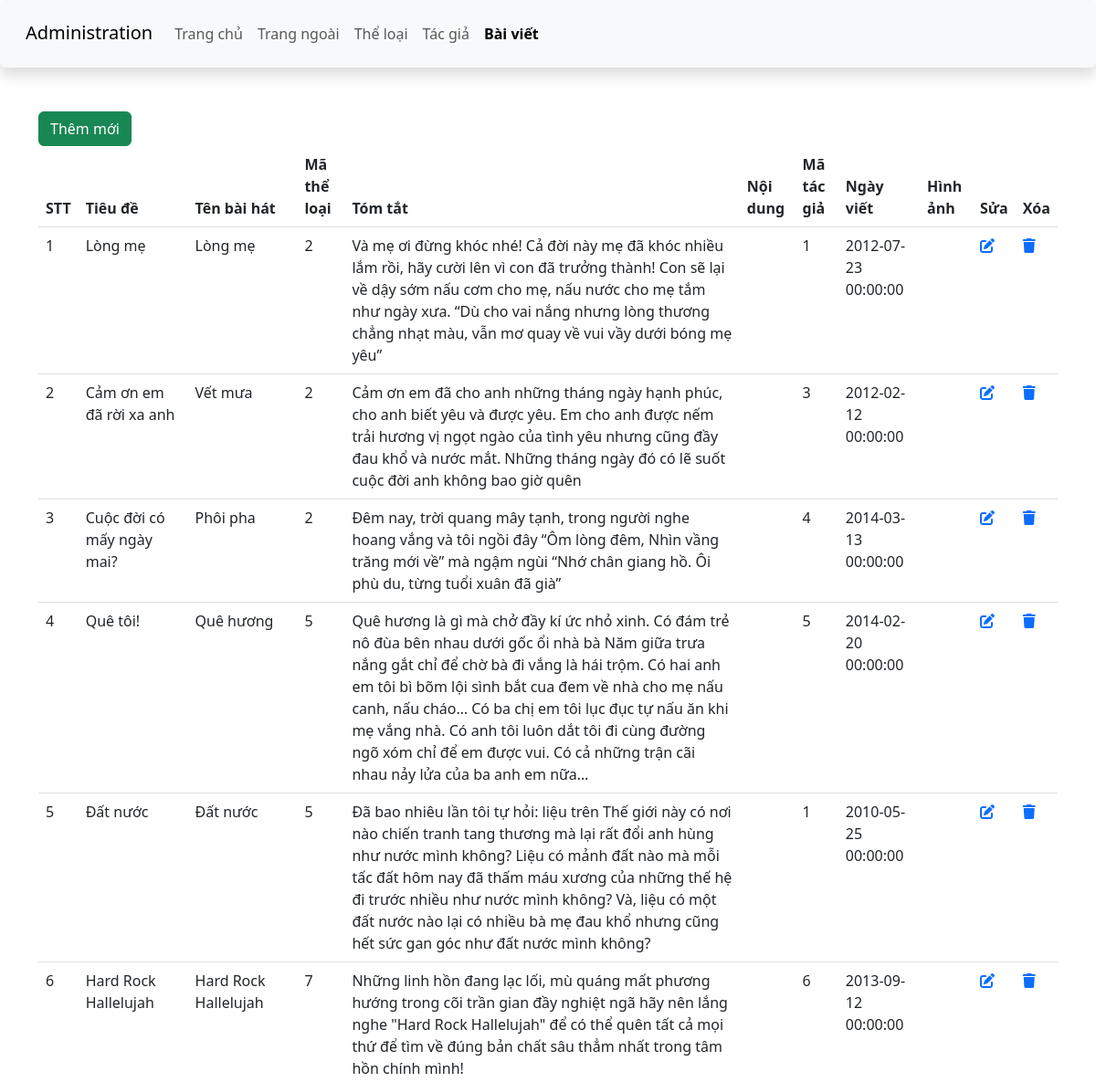
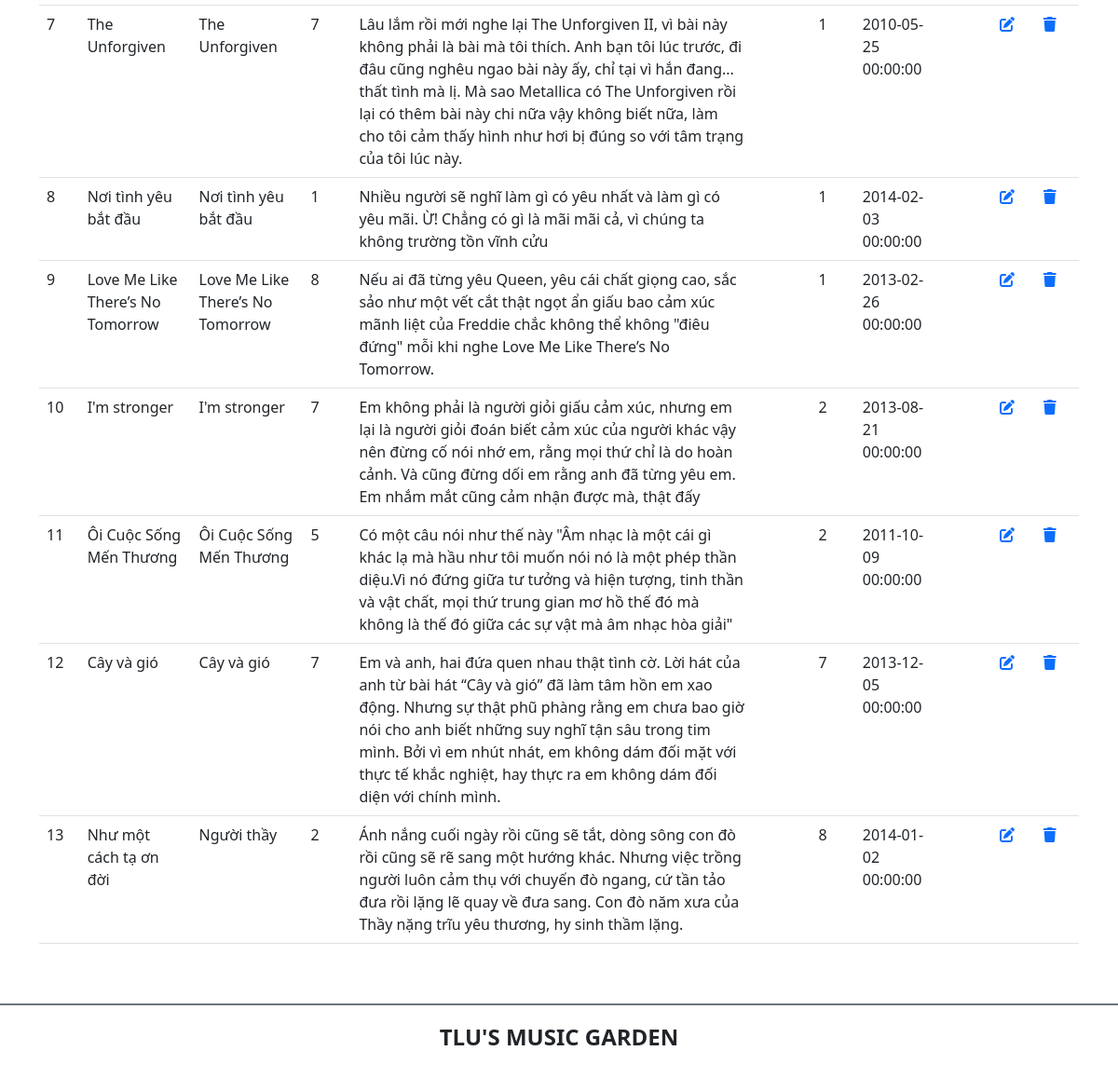
Screenshot of /admin/article.php with the database file from the repository (2 pictures, top to bottom).
### tables this page shows
CREATE TABLE `baiviet` (
  `ma_bviet` int(10) UNSIGNED NOT NULL,
  `tieude` varchar(200) NOT NULL,
  `ten_bhat` varchar(100) NOT NULL,
  `ma_tloai` int(10) UNSIGNED NOT NULL,
  `tomtat` text NOT NULL,
  `noidung` text DEFAULT NULL,
  `ma_tgia` int(10) UNSIGNED NOT NULL,
  `ngayviet` datetime NOT NULL,
  `hinhanh` varchar(200) DEFAULT NULL
);

### admin/article.php (the view, shortened to what this page needs)
<!DOCTYPE html>
<html lang="en">
<head>
    <link href="https://cdn.jsdelivr.net/npm/bootstrap@5.3.0-alpha1/dist/css/bootstrap.min.css" rel="stylesheet">
    <link rel="stylesheet" href="https://cdnjs.cloudflare.com/ajax/libs/font-awesome/6.3.0/css/all.min.css" />
    <link rel="stylesheet" href="css/style_login.css">
</head>
<body>
    <header>
        <nav class="navbar navbar-expand-lg bg-body-tertiary shadow p-3 bg-white rounded">
            <div class="container-fluid">
                <div class="h3">
                    <a class="navbar-brand" href="#">Administration</a>
                </div>
                <div class="collapse navbar-collapse" id="navbarSupportedContent">
                <ul class="navbar-nav me-auto mb-2 mb-lg-0">
                    <li class="nav-item">
                        <a class="nav-link" aria-current="page" href="./">Trang chủ</a>
                    </li>
                    <li class="nav-item">
                        <a class="nav-link" href="../index.php">Trang ngoài</a>
                    </li>
                    <li class="nav-item">
                        <a class="nav-link  " href="category.php">Thể loại</a>
                    </li>
                    <li class="nav-item">
                        <a class="nav-link" href="author.php">Tác giả</a>
                    </li>
                    <li class="nav-item">
                        <a class="nav-link active fw-bold" href="article.php">Bài viết</a>
                    </li>
                </ul>
                </div>
            </div>
        </nav>
    </header>
    <main class="container mt-5 mb-5">
        <div class="row">
            <div class="col-sm">
                <a href="add_article.php" class="btn btn-success">Thêm mới</a>
                <table class="table">
                    <thead>
                        <tr>
                            <th scope="col">STT</th>
                            <th scope="col">Tiêu đề</th>
                            <th scope="col">Tên bài hát</th>
                            <th scope="col">Mã thể loại</th>
                            <th scope="col">Tóm tắt</th>
                            <th scope="col">Nội dung</th>
                            <th scope="col">Mã tác giả</th>
                            <th scope="col">Ngày viết</th>
                            <th scope="col">Hình ảnh</th>
                            <th>Sửa</th>
                            <th>Xóa</th>
                        </tr>
                    </thead>
                    <?php
                        $host="localhost";
                        $dbname="btth01_cse485";
                        $username="root";
                        $password="11032002";
                        try{
                                $conn = new PDO("mysql:host=$host;dbname=$dbname",$username,$password);
                                $conn->setAttribute(PDO::ATTR_ERRMODE, PDO::ERRMODE_EXCEPTION);
                        }
                        catch(PDOException $e){
                         echo $e->getMessage();
                        }
                        $sql = "SELECT * FROM baiviet";
                        $result=$conn->query($sql);
                        while($row = $result ->fetch()){
                            if(isset($row['hinhanh'])){
                                $imgFileName = "../images/songs/" . $row['hinhanh'];
                            }
                            else{
                                $imgFileName="";
                            }
                            echo
                            "<tr>
                                <td>".$row['ma_bviet']." </td>
                                <td>".$row['tieude']." </td>
                                <td>".$row['ten_bhat']." </td>
                                <td>".$row['ma_tloai']." </td>
                                <td>".$row['tomtat']." </td>
                                <td>".$row['noidung']." </td>
                                <td>".$row['ma_tgia']." </td>
                                <td>".$row['ngayviet']." </td>
                                <td><img style='object-fit: contain;max-width: 100%;max-height: 100%;width: auto;height: auto;' src='".$imgFileName."'></td>
                                <td>
                                <a href=\"edit_article.php?id={$row['ma_bviet']}\"><i class=\"fa-solid fa-pen-to-square\"></i></a>
                                </td>
                                <td>
                                    <a href=\"delete_article.php?id={$row['ma_bviet']}\"><i class=\"fa-solid fa-trash\"></i></a>
                                </td>
                            </tr>";
                            $imgFileName = "";
                        };
                    ?>
                </table>
            </div>
        </div>
    </main>
    <footer class="bg-white d-flex justify-content-center align-items-center border-top border-secondary  border-2" style="height:80px">
        <h4 class="text-center text-uppercase fw-bold">TLU's music garden</h4>
    </footer>
</body>
</html>

### rows the page displays
baiviet: ma_bviet "1", tieude "Lòng mẹ", ten_bhat "Lòng mẹ", ma_tloai "2", tomtat "Và mẹ ơi đừng khóc nhé! Cả đời này mẹ đã khóc nhiều lắm rồi, hãy cười lên vì con đã trưởng thành! Con sẽ lại về dậy sớm nấu cơm cho mẹ, nấu nước cho mẹ tắm như ngày xưa. “Dù cho vai nắng nhưng lòng thương chẳng nhạt màu, vẫn mơ quay về vui vầy dưới bóng mẹ yêu”", ma_tgia "1", ngayviet "2012-07-23 00:00:00"
baiviet: ma_bviet "2", tieude "Cảm ơn em đã rời xa anh", ten_bhat "Vết mưa", ma_tloai "2", tomtat "Cảm ơn em đã cho anh những tháng ngày hạnh phúc, cho anh biết yêu và được yêu. Em cho anh được nếm trải hương vị ngọt ngào của tình yêu nhưng cũng đầy đau khổ và nước mắt. Những tháng ngày đó có lẽ suốt cuộc đời anh không bao giờ quên", ma_tgia "3", ngayviet "2012-02-12 00:00:00"
baiviet: ma_bviet "3", tieude "Cuộc đời có mấy ngày mai?", ten_bhat "Phôi pha", ma_tloai "2", tomtat "Đêm nay, trời quang mây tạnh, trong người nghe hoang vắng và tôi ngồi đây “Ôm lòng đêm, Nhìn vầng trăng mới về” mà ngậm ngùi “Nhớ chân giang hồ. Ôi phù du, từng tuổi xuân đã già”", ma_tgia "4", ngayviet "2014-03-13 00:00:00"
baiviet: ma_bviet "4", tieude "Quê tôi!", ten_bhat "Quê hương", ma_tloai "5", tomtat "Quê hương là gì mà chở đầy kí ức nhỏ xinh. Có đám trẻ nô đùa bên nhau dưới gốc ổi nhà bà Năm giữa trưa nắng gắt chỉ để chờ bà đi vắng là hái trộm. Có hai anh em tôi bì bõm lội sình bắt cua đem về nhà cho mẹ nấu canh, nấu cháo… Có ba chị em tôi lục đục tự nấu ăn khi mẹ vắng nhà. Có anh tôi luôn dắt tôi đi cùng đường ngõ xóm chỉ để em được vui. Có cả những trận cãi nhau nảy lửa của ba anh em nữa…", ma_tgia "5", ngayviet "2014-02-20 00:00:00"
baiviet: ma_bviet "5", tieude "Đất nước", ten_bhat "Đất nước", ma_tloai "5", tomtat "Đã bao nhiêu lần tôi tự hỏi: liệu trên Thế giới này có nơi nào chiến tranh tang thương mà lại rất đổi anh hùng như nước mình không? Liệu có mảnh đất nào mà mỗi tấc đất hôm nay đã thấm máu xương của những thế hệ đi trước nhiều như nước mình không? Và, liệu có một đất nước nào lại có nhiều bà mẹ đau khổ nhưng cũng hết sức gan góc như đất nước mình không?", ma_tgia "1", ngayviet "2010-05-25 00:00:00"
baiviet: ma_bviet "6", tieude "Hard Rock Hallelujah", ten_bhat "Hard Rock Hallelujah", ma_tloai "7", tomtat "Những linh hồn đang lạc lối, mù quáng mất phương hướng trong cõi trần gian đầy nghiệt ngã hãy nên lắng nghe \"Hard Rock Hallelujah\" để có thể quên tất cả mọi thứ để tìm về đúng bản chất sâu thẳm nhất trong tâm hồn chính mình!", ma_tgia "6", ngayviet "2013-09-12 00:00:00"
baiviet: ma_bviet "7", tieude "The Unforgiven", ten_bhat "The Unforgiven", ma_tloai "7", tomtat "Lâu lắm rồi mới nghe lại The Unforgiven II, vì bài này không phải là bài mà tôi thích. Anh bạn tôi lúc trước, đi đâu cũng nghêu ngao bài này ấy, chỉ tại vì hắn đang... thất tình mà lị. Mà sao Metallica có The Unforgiven rồi lại có thêm bài này chi nữa vậy không biết nữa, làm cho tôi cảm thấy hình như hơi bị đúng so với tâm trạng của tôi lúc này.", ma_tgia "1", ngayviet "2010-05-25 00:00:00"
baiviet: ma_bviet "8", tieude "Nơi tình yêu bắt đầu", ten_bhat "Nơi tình yêu bắt đầu", ma_tloai "1", tomtat "Nhiều người sẽ nghĩ làm gì có yêu nhất và làm gì có yêu mãi. Ừ! Chẳng có gì là mãi mãi cả, vì chúng ta không trường tồn vĩnh cửu", ma_tgia "1", ngayviet "2014-02-03 00:00:00"
baiviet: ma_bviet "9", tieude "Love Me Like There’s No Tomorrow", ten_bhat "Love Me Like There’s No Tomorrow", ma_tloai "8", tomtat "Nếu ai đã từng yêu Queen, yêu cái chất giọng cao, sắc sảo như một vết cắt thật ngọt ẩn giấu bao cảm xúc mãnh liệt của Freddie chắc không thể không \"điêu đứng\" mỗi khi nghe Love Me Like There’s No Tomorrow.", ma_tgia "1", ngayviet "2013-02-26 00:00:00"
baiviet: ma_bviet "10", tieude "I'm stronger", ten_bhat "I'm stronger", ma_tloai "7", tomtat "Em không phải là người giỏi giấu cảm xúc, nhưng em lại là người giỏi đoán biết cảm xúc của người khác vậy nên đừng cố nói nhớ em, rằng mọi thứ chỉ là do hoàn cảnh. Và cũng đừng dối em rằng anh đã từng yêu em. Em nhắm mắt cũng cảm nhận được mà, thật đấy", ma_tgia "2", ngayviet "2013-08-21 00:00:00"
baiviet: ma_bviet "11", tieude "Ôi Cuộc Sống Mến Thương", ten_bhat "Ôi Cuộc Sống Mến Thương", ma_tloai "5", tomtat "Có một câu nói như thế này \"Âm nhạc là một cái gì khác lạ mà hầu như tôi muốn nói nó là một phép thần diệu.Vì nó đứng giữa tư tưởng và hiện tượng, tinh thần và vật chất, mọi thứ trung gian mơ hồ thế đó mà không là thế đó giữa các sự vật mà âm nhạc hòa giải\"", ma_tgia "2", ngayviet "2011-10-09 00:00:00"
baiviet: ma_bviet "12", tieude "Cây và gió", ten_bhat "Cây và gió", ma_tloai "7", tomtat "Em và anh, hai đứa quen nhau thật tình cờ. Lời hát của anh từ bài hát “Cây và gió” đã làm tâm hồn em xao động. Nhưng sự thật phũ phàng rằng em chưa bao giờ nói cho anh biết những suy nghĩ tận sâu trong tim mình. Bởi vì em nhút nhát, em không dám đối mặt với thực tế khắc nghiệt, hay thực ra em không dám đối diện với chính mình.", ma_tgia "7", ngayviet "2013-12-05 00:00:00"
baiviet: ma_bviet "13", tieude "Như một cách tạ ơn đời", ten_bhat "Người thầy", ma_tloai "2", tomtat "Ánh nắng cuối ngày rồi cũng sẽ tắt, dòng sông con đò rồi cũng sẽ rẽ sang một hướng khác. Nhưng việc trồng người luôn cảm thụ với chuyến đò ngang, cứ tần tảo đưa rồi lặng lẽ quay về đưa sang. Con đò năm xưa của Thầy nặng trĩu yêu thương, hy sinh thầm lặng.", ma_tgia "8", ngayviet "2014-01-02 00:00:00"
